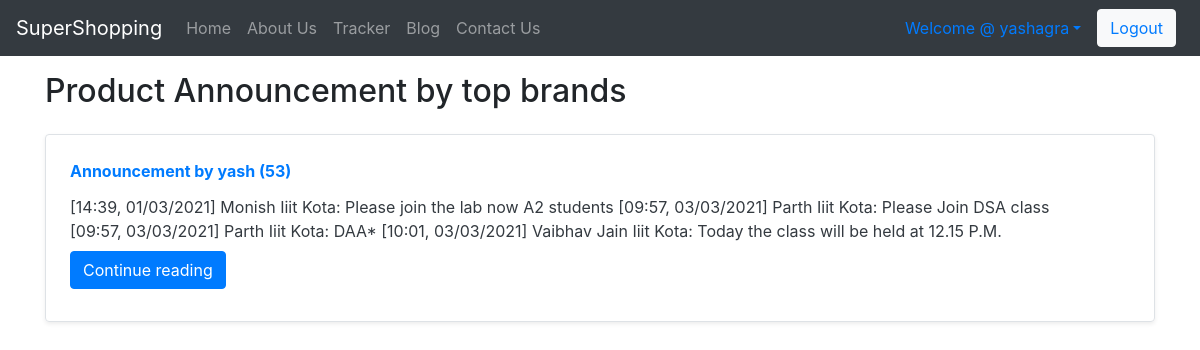
Page /blog/ (signed in) on the committed database.
### blog/models.py (models this page shows, shortened)
class Post(models.Model):
    sno=models.AutoField(primary_key=True)
    title=models.CharField(max_length=255)
    author = models.CharField(max_length=14)
    slug = models.CharField(max_length=130)
    views = models.IntegerField(default=0)
    timeStamp = models.DateTimeField(blank=True)
    content = models.TextField()
    thumbnail = models.ImageField(upload_to='shop/images', default="")

### blog/views.py (the view)
# urls.py: path('', views.blogHome, name="bloghome"),
def blogHome(request):
    allPosts = Post.objects.all()
    context = {'allPosts': allPosts}
    return render(request, "blog/blogHome.html", context)

### blog/templates/blog/blogHome.html (shortened to what this page needs)
{% extends 'blog/basic.html' %}
{% block body %}
<div class="container my-3">
    <h2>Product Announcement by top brands</h2>
    {% for post in allPosts  %}
    <div class="row no-gutters border rounded overflow-hidden flex-md-row mb-4 shadow-sm h-md-250 my-4 position-relative">
        <div class="col p-4 d-flex flex-column position-static">
             <strong class="d-inline-block mb-2 text-primary">Announcement  by {{post.author}} ({{post.views}})</strong>
            <h3 class="mb-0"><a class="text-dark" href="/blog/{{post.slug}}"{{post.title}} </a> </h3>
            <p class="card-text mb-auto">{{post.content|safe| truncatechars:500}}</p>
            <div class="my-2">
            	<a href="/blog/{{post.slug}}" role="button" class="btn btn-primary">Continue reading</a>
            </div>
        </div>
        <div class="col-auto d-none d-lg-block">
        </div>
        {% endfor %}
    </div>
 {% endblock %}

### blog/templates/blog/basic.html (shortened to what this page needs)
<!doctype html>
<html lang="en">
  <head>
    <link rel="stylesheet" href="https://stackpath.bootstrapcdn.com/bootstrap/4.2.1/css/bootstrap.min.css">
  </head>
  <body>
    <nav class="navbar navbar-expand-lg navbar-dark bg-dark">
  <a class="navbar-brand" href="/shop">SuperShopping</a>
  <div class="collapse navbar-collapse" id="navbarSupportedContent">
    <ul class="navbar-nav mr-auto">
      <li class="nav-item">
        <a class="nav-link" href="/shop">Home <span class="sr-only">(current)</span></a>
      </li>
      <li class="nav-item">
        <a class="nav-link" href="/shop/about">About Us</a>
      </li>
      <li class="nav-item">
        <a class="nav-link" href="/shop/tracker">Tracker</a>
      </li>
      <li class="nav-item">
        <a class="nav-link" href="/blog">Blog</a>
      </li>
       <li class="nav-item">
        <a class="nav-link" href="/shop/contact">Contact Us</a>
      </li>
    </ul>
    {% if user.is_authenticated %}
        <a class="nav-link dropdown-toggle" href='#' id="navbarDropdown" role="button" > Welcome @ {{request.user}}</a>
          <button type="button" class="btn btn-light mr-2">
              <a href="/logout" class="">Logout</a></button>
  {% endif %}
  </div>
</nav>
  {% block body %} {% endblock %}

### rows in the picture
Post: author "yash", views "53", content "[14:39, 01/03/2021] Monish Iiit Kota: Please join the lab now A2 students [09:57, 03/03/2021] Parth Iiit Kota: Please Join DSA class [09:57, 03/03/2021] Parth Iiit Kota: DAA* [10:01, 03/03/2021] Vaibhav Jain Iiit Kota: Today the class will be held at 12.15 P.M."

### other values in the picture
{{ request.user }} "yashagra"
